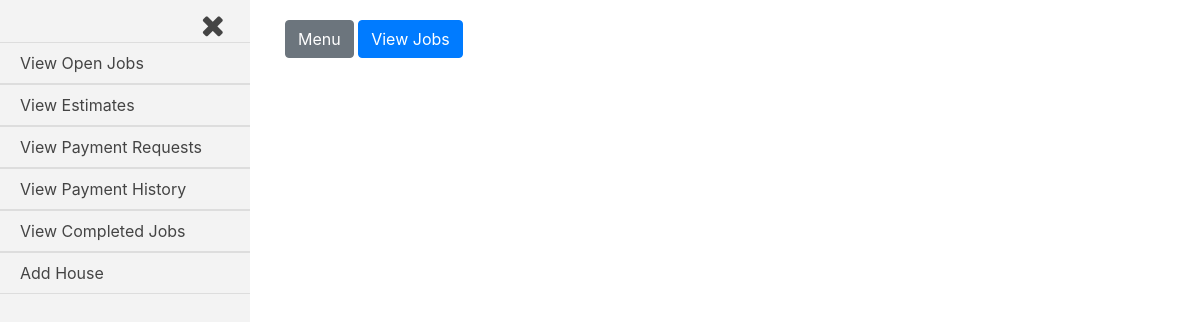
Page /payment_requests/approved_payments (signed in) on the earlier database version.
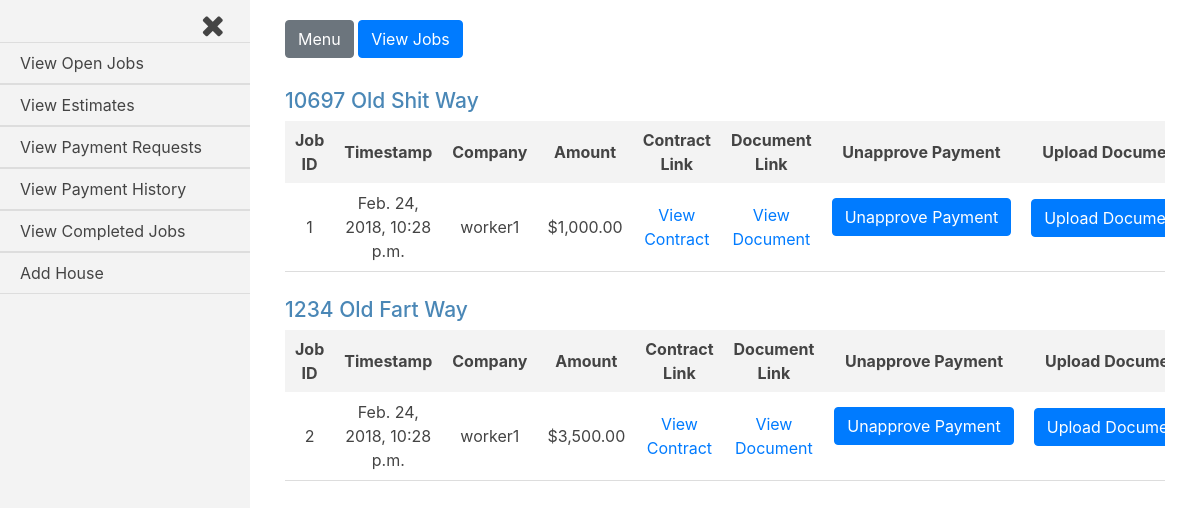
Same page on the later database version.
### jobs/models.py (models this page shows, shortened)
class House(models.Model):
    address = models.CharField(max_length=250)
    companies = models.ManyToManyField(settings.AUTH_USER_MODEL, through='Current_Worker')
    proposed_jobs = models.BooleanField(default=False)
    pending_payments = models.BooleanField(default=False)
    payment_history = models.BooleanField(default=False)
    completed_jobs = models.BooleanField(default=False)
    customer = models.ForeignKey(settings.AUTH_USER_MODEL, on_delete=models.CASCADE, related_name='customer_house')
    def __str__(self):
        return self.address

class Request_Payment(models.Model):
    job = models.ForeignKey(Job, on_delete=models.CASCADE)
    submit_date = models.DateTimeField(auto_now_add=True, blank=True)
    approved_date = models.DateTimeField(auto_now_add=True, blank=True)
    house = models.ForeignKey(House, on_delete=models.CASCADE)
    amount = models.DecimalField(max_digits=8, decimal_places=2, default=0.00)
    approved = models.BooleanField(default=False)
    def generate_filename(self, filename):
        file_path = 'admin_uploads/{}/{}'.format(str(self.job), str(filename))
        return file_path
    document_link = models.FileField(upload_to=generate_filename)

class Job(models.Model):
    house = models.ForeignKey(House, on_delete=models.CASCADE)
    company = models.ForeignKey(settings.AUTH_USER_MODEL, on_delete=models.CASCADE)
    start_amount = models.DecimalField(max_digits=8, decimal_places=2, default=0.00)
    start_date = models.DateTimeField(auto_now_add=True, blank=True)
    total_paid = models.DecimalField(max_digits=8, decimal_places=2, default=0.00)
    approved = models.BooleanField(default=False)
    def generate_filename(self, filename):
        file_path = 'uploads/{}/{}'.format(str(self.house.address), str(filename))
        return file_path
    document_link = models.FileField(upload_to=generate_filename)
    balance_amount = models.DecimalField(max_digits=8, decimal_places=2, default=0.00)

### payment_requests/views.py (the view)
@login_required
def approved_payments(request):
    current_user = request.user
    if current_user.is_active and current_user.groups.filter(name__in=['Customers', 'Customers Staff']).exists():
        customer = Customer(current_user)
        customer = customer.is_customer_staff()
        houses = customer.payment_history_houses()
        payments = customer.current_payments()
        form = Change_Payment_Status()
        upload_document_form = Upload_Document_Form()
        template = loader.get_template('payment_requests/approved_payments.html')
        context = {
            'houses': houses,
            'payments': payments,
            'current_user': current_user,
            'form': form,
            'upload_document_form': upload_document_form,
        }
        if request.method == 'POST':
            form = Change_Payment_Status(request.POST)
            if form.is_valid():
                p_id = int(request.POST.get('p_id'))
                job_id = int(request.POST.get('job_id'))
                address = str(request.POST.get('job_house'))
                house = House.objects.filter(address=address)
                payment = Request_Payment.objects.filter(id=p_id)
                request_amount = payment[0].amount
                job = Job.objects.filter(id=job_id)
                total_paid = job[0].total_paid
                new_total_paid = total_paid - request_amount
                job.update(total_paid=new_total_paid)
                payment.update(approved=False)
                house.update(pending_payments=True)
                job.update(balance_amount=job[0].balance)
                if job[0].balance_amount > 0:
                    house.update(completed_jobs=False)
                    if not Current_Worker.objects.filter(company=job[0].company, house=job[0].house).exists():
                        worker = Current_Worker(company=job[0].company, house=job[0].house, current=True)
                        worker.save()
                """if there are no more approved payments for a house,
                set payment_history=False for that specific house
                """
                payments = Request_Payment.objects.filter(house=house[0], approved=True)
                if not payments:
                    house.update(payment_history=False)
                return redirect('/payment_requests/approved_payments')
        else:
            form = Change_Payment_Status()
        return HttpResponse(template.render(context, request))
    else:
        return redirect('/accounts/login')

### payment_requests/forms.py
class Change_Payment_Status(ModelForm, forms.Form):
    class Meta:
        model = Request_Payment
        exclude = ['job', 'amount', 'approved', 'house', 'document_link']

### payment_history/forms.py
class Upload_Document_Form(ModelForm, forms.Form):
    class Meta:
        model = Request_Payment
        fields = ['document_link']
        widgets ={
            'document_link': forms.HiddenInput(attrs={'class':'document_link', 'required':''}),
        }

### customer_register/customer.py (called while the page is built)
    def is_customer_staff(self):
        if self.customer.groups.filter(name='Customers Staff').exists():
            customer_id = self.customer.groups.values_list('name', flat=True)[1]
            if customer_id == 'Customers Staff':
                customer_id = self.customer.groups.values_list('name', flat=True)[0]
            self.customer = int(self.customer.groups.values_list('name', flat=True)[1])
            return Customer(self.customer)
        return Customer(self.customer)

    def houses(self):
        return House.objects.filter(customer=self.customer)

### payment_requests/templatetags/payment_requests_group_check.py (called while the page is built)
@register.filter(name='in_group')
def has_group(user, group_name):
    group =  Group.objects.get(name=group_name)
    return group in user.groups.all()

### payment_requests/templates/payment_requests/approved_payments.html (shortened to what this page needs)
{% extends 'base_login_admin.html' %}
{% load humanize %}
{% load static %}
{% load payment_requests_group_check %}
{% block content %}
{% for house in houses %}
<div class="job-container">
  <div class="house">
    <h3 class="house-address">{{house.address}}</h3>
  </div>
  <table class="job-summary">
    <tr class="job-headings">
      <th>Job ID</th>
      <th>Timestamp</th>
      <th>Company</th>
      <th>Amount</th>
      <th>Contract Link</th>
      <th>Document Link</th>
      {% if current_user|in_group:'Customers' %}
      <th>Unapprove Payment</th>
      {% endif %}
      <th>Upload Document</th>
    </tr>
    {% for p in payments %}
      {% if p.job.house.address == house.address %}
    <tr class="job-info">
      <td>{{p.job.id}}</td>
      <td>{{p.approved_date}}</td>
      <td>{{p.job.company}}</td>
      <td>${{p.amount|intcomma}}</td>
      <td><a href="{{p.job.document_link.url}}">View Contract</a></td>
      <td><a href="{% if p.document_link.url != None %}{{p.document_link.url}}{% else %}#{% endif %}">View Document</a></td>
      {% if current_user|in_group:'Customers' %}
      <td>
        <form class="unapprove-payment-form" action="" method="post">
          <input class="btn btn-primary unapprove-payment" type="submit" value="Unapprove Payment">
        </form>
      </td>
      {% endif %}
      <td>
        <form class="upload-document-form" action="/payment_history/p_history_job" method="post" role="form" enctype="multipart/form-data">
          <input class="btn btn-primary upload-document" name="upload-document" value="Upload Document" type="submit">
        </form>
      </td>
    </tr>
      {% endif %}
    {% endfor %}
  </table>
</div>
{% endfor %}
{% endblock content %}

Differences in the rows shown:
now on this page (row unchanged): House: address "10697 Old Shit Way"
now on this page (row edited): Request_Payment: job.id "1", approved_date "Feb. 24, 2018, 10:28 p.m.", job.company "worker1", amount "1,000.00", shown under "10697 Old Shit Way"
now on this page (row unchanged): House: address "1234 Old Fart Way"
now on this page (row edited): Request_Payment: job.id "2", approved_date "Feb. 24, 2018, 10:28 p.m.", job.company "worker1", amount "3,500.00", shown under "1234 Old Fart Way"
